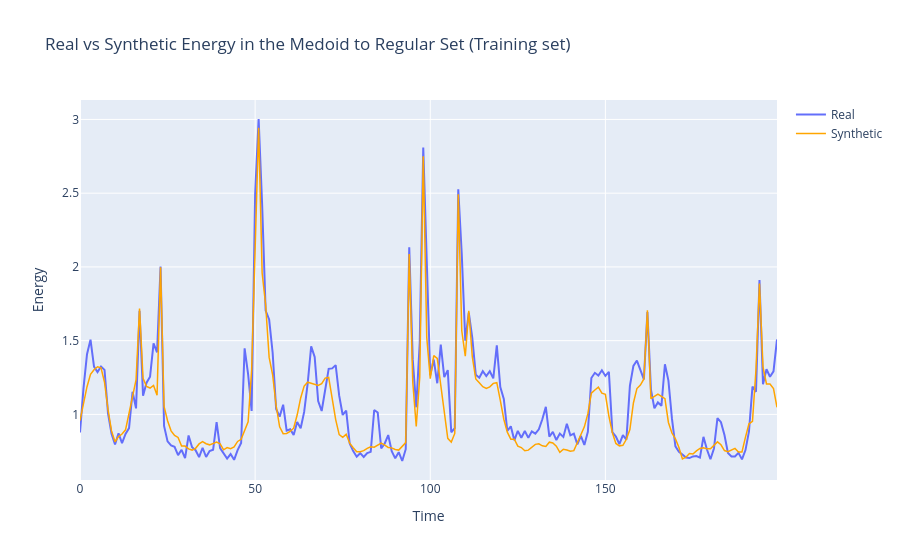

The code cell stored with this chart in its notebook:
### Markdown cell above
# See how the Regular-to-Spike fit the m2s_df, which the model is trained on

### Code cell
ids = medoid_to_spike_df['LCLid'].unique()
# np.random.seed(5)
id = np.random.choice(ids, 1)
temp_df = medoid_to_spike_df[medoid_to_spike_df['LCLid'] == id[0]]

weather, cluster, time, statistical, spike_type, spike_magnitude, noise, real_energy = utils.get_information(200, temp_df)

latent_space = model_medoid.lstm_decoder(noise, weather, cluster, time)

latent_space = model_m2s.lstm_encoder(latent_space)
mu, logvar = latent_space.chunk(2, dim=2)
z = model_m2s.reparameterize(mu, logvar)
h = model_m2s.lstm_decoder(z, weather, cluster, time, statistical, spike_type, spike_magnitude)

fake_energy = h.squeeze().detach().cpu().numpy()
real_energy = real_energy.squeeze()

fig = go.Figure()

fig.add_trace(go.Scatter(
    x=np.arange(len(real_energy)), 
    y=real_energy, 
    mode='lines', 
    name='Real'))

fig.add_trace(go.Scatter(
    x=np.arange(len(fake_energy)), 
    y=fake_energy, 
    mode='lines', 
    name='Synthetic', 
    line=dict(color='orange', width = 1.5)))

fig.update_layout(
    title='Real vs Synthetic Energy in the Medoid to Regular Set (Training set)', 
    xaxis_title='Time', 
    yaxis_title='Energy')

### Figure 1 — Plotly figure (JSON) as saved in the notebook; plotly's stock layout.template omitted (floating-point values rounded to 4 significant figures; data arrays with more than 128 entries replaced by an {"elided": "..."} marker saying what was removed)
{"data": [{"mode": "lines", "name": "Real", "type": "scatter", "x": {"elided": "200 int values"}, "y": {"elided": "200 float values"}}, {"line": {"color": "orange", "width": 1.5}, "mode": "lines", "name": "Synthetic", "type": "scatter", "x": {"elided": "200 int values"}, "y": {"elided": "200 float values"}}], "layout": {"title": {"text": "Real vs Synthetic Energy in the Medoid to Regular Set (Training set)"}, "xaxis": {"title": {"text": "Time"}}, "yaxis": {"title": {"text": "Energy"}}}}
